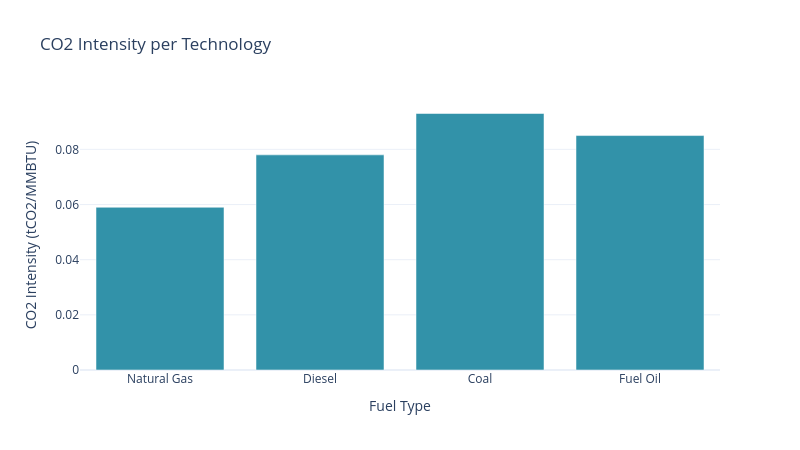

Source (notebook cell):
### Code cell
model_path = '../../../model/inputs/'
fuels = pd.read_csv(model_inputs_path+'fuels.csv')
fuels = fuels[['fuel','co2_intensity']]

# Lista de valores de interés
filtered_fuels = ['GASNACIO', 'ACPM', 'CARBON', 'COMBUSTOLEO', 'GLP']

# Filtra el DataFrame donde los valores de 'columna_deseada' están en la lista de interés
fuels = fuels[fuels['fuel'].isin(filtered_fuels)]
fuels['fuel'] = fuels['fuel'].str.replace('GASNACIO', 'Natural Gas')
fuels['fuel'] = fuels['fuel'].str.replace('GASIMPOR', 'Imported Gas')
fuels['fuel'] = fuels['fuel'].str.replace('ACPM', 'Diesel')
fuels['fuel'] = fuels['fuel'].str.replace('CARBON', 'Coal')
fuels['fuel'] = fuels['fuel'].str.replace('COMBUSTOLEO', 'Fuel Oil')
fuels['fuel'] = fuels['fuel'].str.replace('GLP', 'LPG')
import plotly.express as px
# Crear la gráfica de barras, usando 'gen_tech' como color
fig = px.bar(
    fuels, x='fuel', y='co2_intensity',
    title='CO2 Intensity per Technology',
    color_discrete_sequence=[colors[0]],
    labels={'co2_intensity': 'CO2 Intensity (tCO2/MMBTU)', 'fuel': 'Fuel Type'},
    height=9*50, width=16*50, category_orders={"gen_tech": tech_order},
    template='plotly_white')
# Mostrar la gráfica
fig.show()

### Figure 1 — Plotly figure (JSON) as saved in the notebook; plotly's stock layout.template omitted (floating-point values rounded to 4 significant figures)
{"data": [{"alignmentgroup": "True", "hovertemplate": "Fuel Type=%{x}<br>CO2 Intensity (tCO2/MMBTU)=%{y}<extra></extra>", "legendgroup": "", "marker": {"color": "#3292A9", "pattern": {"shape": ""}}, "name": "", "offsetgroup": "", "orientation": "v", "showlegend": false, "textposition": "auto", "type": "bar", "x": ["Natural Gas", "Diesel", "Coal", "Fuel Oil"], "xaxis": "x", "y": [0.059, 0.078, 0.093, 0.085], "yaxis": "y"}], "layout": {"barmode": "relative", "height": 450, "legend": {"tracegroupgap": 0}, "title": {"text": "CO2 Intensity per Technology"}, "width": 800, "xaxis": {"anchor": "y", "domain": [0, 1], "title": {"text": "Fuel Type"}}, "yaxis": {"anchor": "x", "domain": [0, 1], "title": {"text": "CO2 Intensity (tCO2/MMBTU)"}}}}
